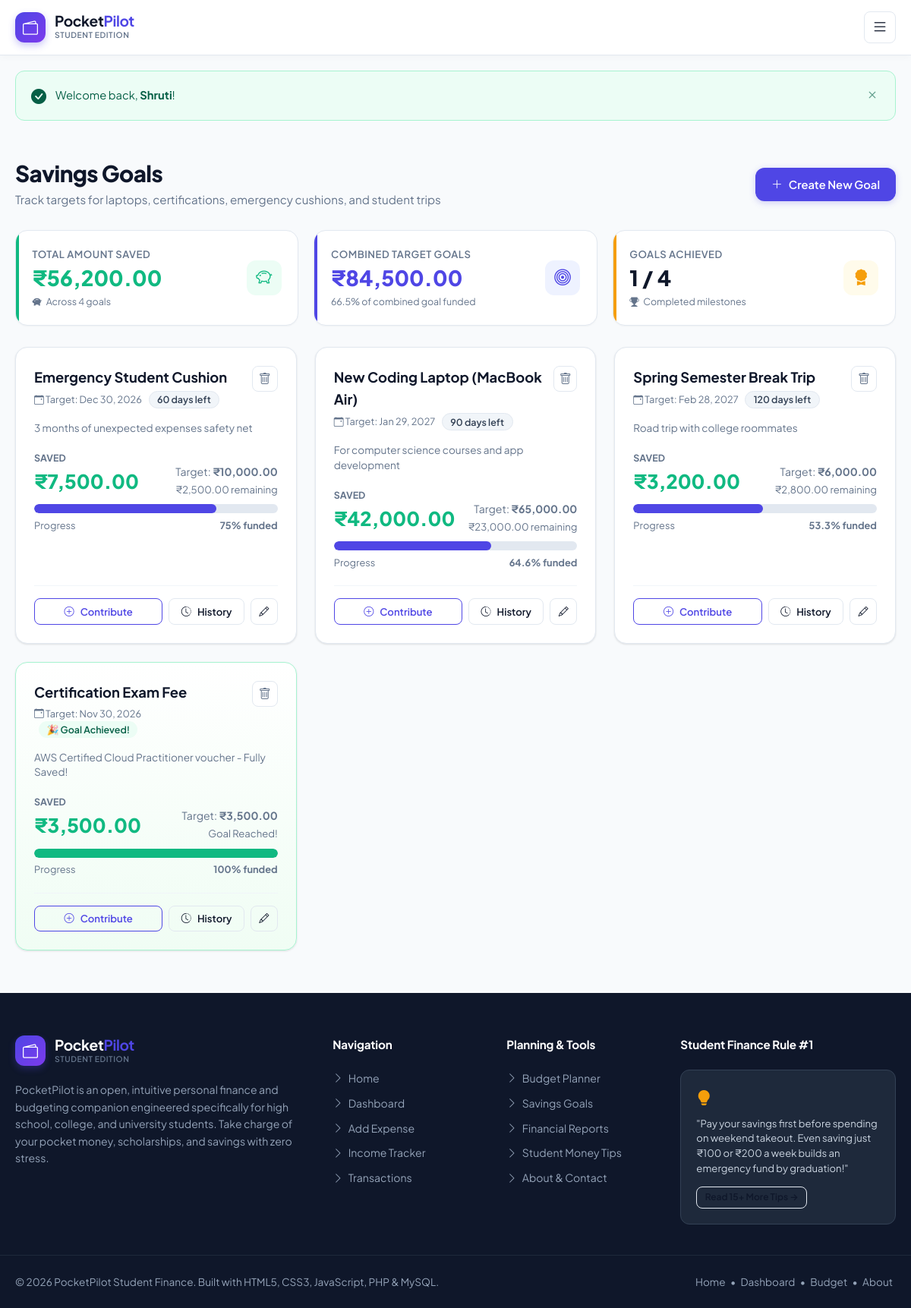
Page /savings.php (signed in) on the committed database.
### tables this page shows
CREATE TABLE IF NOT EXISTS `savings_goals` (
    `id` INT AUTO_INCREMENT PRIMARY KEY,
    `title` VARCHAR(100) NOT NULL,
    `target_amount` DECIMAL(10,2) NOT NULL,
    `current_amount` DECIMAL(10,2) NOT NULL DEFAULT 0.00,
    `target_date` DATE NOT NULL,
    `notes` TEXT NULL,
    `created_at` TIMESTAMP DEFAULT CURRENT_TIMESTAMP
);

### includes/functions.php (called while the page is built, shortened)
<?php
function format_currency($amount, $showSymbol = true) {
    $val = (float)$amount;
    $isNegative = $val < 0;
    $formatted = number_format(abs($val), 2);
    if ($showSymbol) {
        $symbol = '₹';
        if (defined('CURRENCY_SYMBOL')) {
            $candidate = (string)CURRENCY_SYMBOL;
        }
        return ($isNegative ? '-' : '') . $symbol . $formatted;
    }
    return ($isNegative ? '-' : '') . $formatted;
}

### savings.php (the view, shortened to what this page needs)
<?php
require_once __DIR__ . '/config/db.php';
require_once __DIR__ . '/includes/functions.php';
$stmtGoals = $pdo->query("SELECT * FROM savings_goals ORDER BY (current_amount >= target_amount) ASC, target_date ASC");
$goals = $stmtGoals->fetchAll();
$contributionsByGoal = [];
$totalSavedAll = 0;
$totalTargetAll = 0;
$completedGoalsCount = 0;
foreach ($goals as $g) {
    $totalSavedAll += (float)$g['current_amount'];
    $totalTargetAll += (float)$g['target_amount'];
    if ($g['current_amount'] >= $g['target_amount']) {
        $completedGoalsCount++;
    }
}
require_once __DIR__ . '/includes/header.php';
?>
<div class="container">
    <div class="page-header">
        <div>
            <h1 class="page-title">Savings Goals</h1>
            <p class="page-subtitle">Track targets for laptops, certifications, emergency cushions, and student trips</p>
        </div>
        <div class="header-actions">
            <button type="button" class="btn btn-primary" onclick="openModal('newGoalModal')">
                <i class="bi bi-plus-lg"></i> Create New Goal
            </button>
        </div>
    </div>
    <div class="stats-grid">
        <div class="stat-card card-income">
            <div class="stat-info">
                <span class="stat-label">Total Amount Saved</span>
                <span class="stat-value" style="color: var(--success);"><?= format_currency($totalSavedAll) ?></span>
                <span class="stat-subtext"><i class="bi bi-piggy-bank-fill"></i> Across <?= count($goals) ?> goals</span>
            </div>
            <div class="stat-icon"><i class="bi bi-piggy-bank"></i></div>
        </div>
        <div class="stat-card card-balance">
            <div class="stat-info">
                <span class="stat-label">Combined Target Goals</span>
                <span class="stat-value" style="color: var(--primary);"><?= format_currency($totalTargetAll) ?></span>
                <span class="stat-subtext">
                    <?= $totalTargetAll > 0 ? round(($totalSavedAll / $totalTargetAll) * 100, 1) : 0 ?>% of combined goal funded
                </span>
            </div>
            <div class="stat-icon"><i class="bi bi-bullseye"></i></div>
        </div>
        <div class="stat-card card-budget">
            <div class="stat-info">
                <span class="stat-label">Goals Achieved</span>
                <span class="stat-value" style="color: var(--text-dark);"><?= $completedGoalsCount ?> / <?= count($goals) ?></span>
                <span class="stat-subtext"><i class="bi bi-trophy-fill text-warning"></i> Completed milestones</span>
            </div>
            <div class="stat-icon"><i class="bi bi-award-fill"></i></div>
        </div>
    </div>
    <?php if (empty($goals)): ?>
        <div class="card" style="text-align: center; padding: 4rem 1.5rem;">
            <i class="bi bi-piggy-bank" style="font-size: 3.5rem; color: var(--text-light); margin-bottom: 1rem; display: block;"></i>
            <h2 style="font-size: 1.4rem; color: var(--text-dark); margin-bottom: 0.5rem;">No Savings Goals Created Yet</h2>
            <p style="color: var(--text-muted); max-width: 500px; margin: 0 auto 1.5rem;">
                Whether you need ₹500 for a textbook, ₹2,000 for a weekend road trip, or ₹40,000 for a computer, defining a goal makes saving 3x more effective!
            </p>
            <button type="button" class="btn btn-primary btn-lg" onclick="openModal('newGoalModal')">
                <i class="bi bi-plus-lg"></i> Set Your First Goal
            </button>
        </div>
    <?php else: ?>
        <div class="goals-grid">
            <?php foreach ($goals as $goal):
                $target = (float)$goal['target_amount'];
                $saved = (float)$goal['current_amount'];
                $pct = $target > 0 ? round(($saved / $target) * 100, 1) : 0;
                $displayPct = min(100, $pct);
                $isCompleted = ($saved >= $target);
                $remaining = max(0, $target - $saved);
                $targetDateObj = new DateTime($goal['target_date']);
                $todayObj = new DateTime('today');
                $diff = $todayObj->diff($targetDateObj);
                $daysRemaining = (int)$diff->format("%r%a");
            ?>
            <div class="goal-card" style="<?= $isCompleted ? 'border-color: #a7f3d0; background: linear-gradient(180deg, #ffffff 0%, #f0fdf4 100%);' : '' ?>">
                <div>
                    <div class="goal-header">
                        <div>
                            <h3 class="goal-title"><?= htmlspecialchars($goal['title']) ?></h3>
                            <div class="goal-target-date">
                                <i class="bi bi-calendar-event"></i> Target: <?= date('M d, Y', strtotime($goal['target_date'])) ?>
                                <?php if ($isCompleted): ?>
                                    <span class="badge badge-success" style="margin-left: 0.4rem;">🎉 Goal Achieved!</span>
                                <?php elseif ($daysRemaining > 0): ?>
                                    <span class="badge badge-category" style="margin-left: 0.4rem;"><?= $daysRemaining ?> days left</span>
                                <?php else: ?>
                                    <span class="badge badge-warning" style="margin-left: 0.4rem;">Past due</span>
                                <?php endif; ?>
                            </div>
                        </div>
                        <a href="savings.php?delete=<?= $goal['id'] ?>" class="action-btn delete-btn" title="Delete Goal"
                           onclick="return confirmDelete('Are you sure you want to remove the goal <?= htmlspecialchars(addslashes($goal['title'])) ?>?');">
                            <i class="bi bi-trash"></i>
                        </a>
                    </div>
                    <?php if (!empty($goal['notes'])): ?>
                        <p style="font-size: 0.85rem; color: var(--text-muted); margin-bottom: 1.25rem; line-height: 1.45;">
                            <?= htmlspecialchars($goal['notes']) ?>
                        </p>
                    <?php endif; ?>
                    <div class="goal-amount-row">
                        <div>
                            <span style="font-size: 0.78rem; text-transform: uppercase; color: var(--text-muted); font-weight: 700; display: block;">Saved</span>
                            <span class="goal-saved"><?= format_currency($saved) ?></span>
                        </div>
                        <div style="text-align: right;">
                            <span class="goal-target">Target: <strong><?= format_currency($target) ?></strong></span>
                            <span style="font-size: 0.82rem; color: var(--text-muted); display: block;">
                                <?= $isCompleted ? 'Goal Reached!' : format_currency($remaining) . ' remaining' ?>
                            </span>
                        </div>
                    </div>
                    <div class="progress-bar-container" style="height: 12px;">
                        <div class="progress-bar <?= $isCompleted ? 'progress-success' : 'progress-primary' ?>" style="width: <?= $displayPct ?>%;"></div>
                    </div>
                    <div style="display: flex; justify-content: space-between; font-size: 0.8rem; color: var(--text-muted); margin-top: 0.35rem;">
                        <span>Progress</span>
                        <strong><?= $pct ?>% funded</strong>
                    </div>
                </div>
                <div class="goal-actions" style="display: flex; gap: 0.5rem; flex-wrap: wrap;">
                    <button type="button" class="btn btn-outline-primary btn-sm" style="flex: 2; min-width: 120px;"
                            onclick="openContributeModal(<?= $goal['id'] ?>, '<?= htmlspecialchars(addslashes($goal['title'])) ?>')">
                        <i class="bi bi-plus-circle"></i> Contribute
                    </button>
                    <button type="button" class="btn btn-outline btn-sm" style="flex: 1;"
                            onclick='openHistoryModal(<?= $goal['id'] ?>, "<?= htmlspecialchars(addslashes($goal['title'])) ?>", <?= json_encode($contributionsByGoal[$goal['id']] ?? []) ?>)'>
                        <i class="bi bi-clock-history"></i> History
                    </button>
                    <button type="button" class="btn btn-outline btn-sm" style="padding: 0.45rem 0.65rem;" title="Edit Goal"
                            onclick='openEditGoalModal(<?= json_encode($goal, JSON_HEX_TAG | JSON_HEX_APOS | JSON_HEX_QUOT | JSON_HEX_AMP) ?>)'>
                        <i class="bi bi-pencil"></i>
                    </button>
                </div>
            </div>
            <?php endforeach; ?>
        </div>
    <?php endif; ?>
</div>
<?php require_once __DIR__ . '/includes/footer.php'; ?>

### rows in the picture
savings_goals: title "Emergency Student Cushion", target_date "Dec 30, 2026", target_date "60", notes "3 months of unexpected expenses safety net", current_amount "₹7,500.00", target_amount "₹10,000.00", format_currency($remaining) "₹2,500.00", pct "75"
savings_goals: title "New Coding Laptop (MacBook Air)", target_date "Jan 29, 2027", target_date "90", notes "For computer science courses and app development", current_amount "₹42,000.00", target_amount "₹65,000.00", format_currency($remaining) "₹23,000.00", pct "64.6"
savings_goals: title "Spring Semester Break Trip", target_date "Feb 28, 2027", target_date "120", notes "Road trip with college roommates", current_amount "₹3,200.00", target_amount "₹6,000.00", format_currency($remaining) "₹2,800.00", pct "53.3"
savings_goals: title "Certification Exam Fee", target_date "Nov 30, 2026", shows "🎉 Goal Achieved!", notes "AWS Certified Cloud Practitioner voucher - Fully Saved!", current_amount "₹3,500.00", target_amount "₹3,500.00", shows "Goal Reached!", pct "100"

### other values in the picture
$flash['text'] "Welcome back, Shruti !"
format_currency($totalSavedAll) "₹56,200.00"
count($goals) "4"
format_currency($totalTargetAll) "₹84,500.00"
$completedGoalsCount "1"
